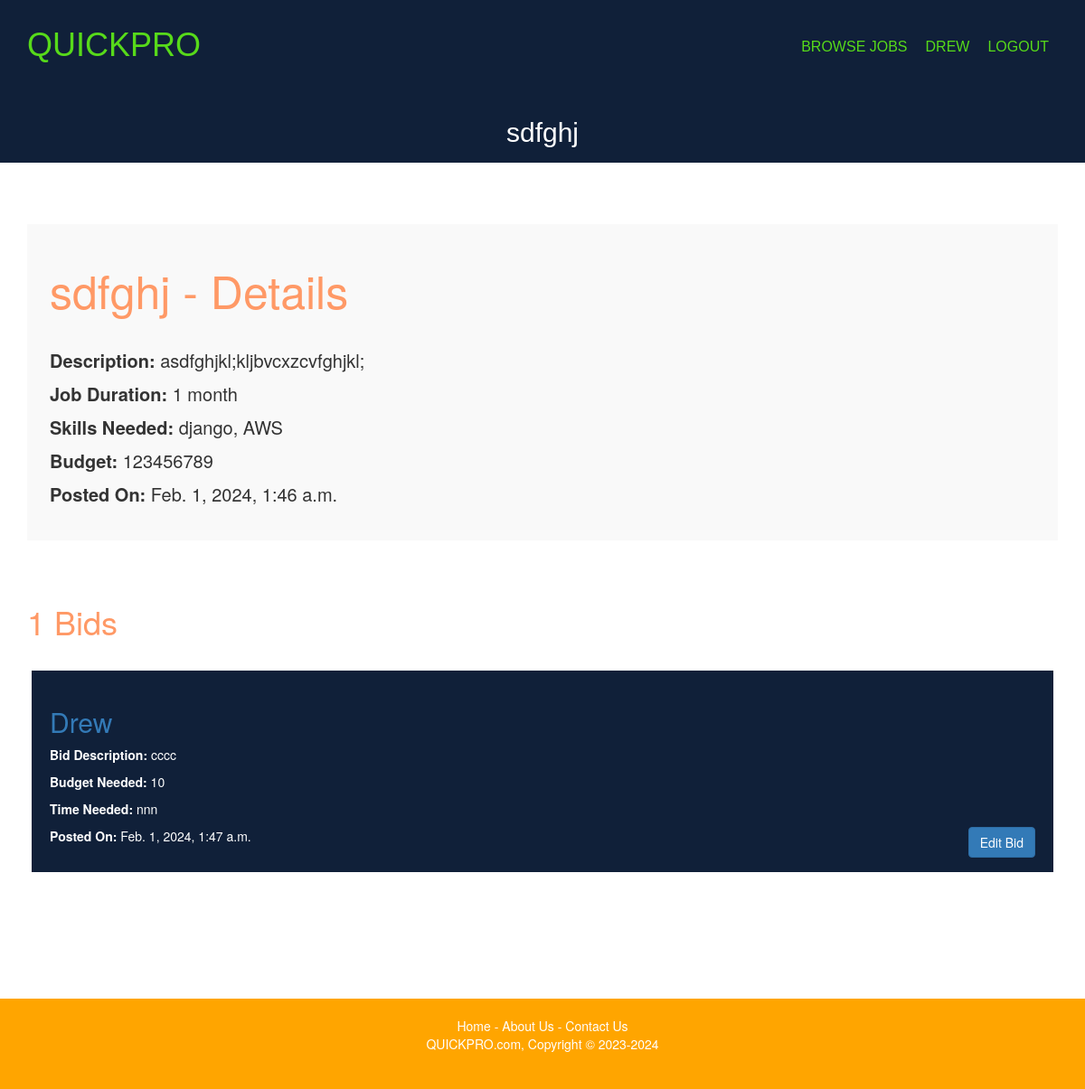
Page /details/job-details/20/ (signed in) on the committed database.
### employee/models.py (models this page shows, shortened)
class This_Job(models.Model):
    user = models.CharField(max_length=120, default='', blank=True, null=True)
    title = models.CharField(max_length=500)
    short_text = models.TextField()
    time = models.CharField(max_length=50)
    skill = models.CharField(max_length=100)
    budget = models.CharField(max_length=50)
    created_date = models.DateTimeField(default=timezone.now)

### freelancer/models.py (models this page shows, shortened)
class Bid(models.Model):
    job = models.ForeignKey(This_Job, default=1, on_delete=models.CASCADE, related_name='bids')
    bid_poster = models.ForeignKey(User, default=1, on_delete=models.CASCADE)
    bid_text = models.TextField()
    bid_time = models.CharField(max_length=50)
    bid_budget = models.CharField(max_length=50)
    bid_posted_time = models.DateTimeField(default=timezone.now)

### details/views.py (the view)
# urls.py: re_path(r'^job-details/(?P<job_id>[0-9]+)/$', views.job_details, name='job_details'),
@login_required
def job_details(request, job_id):
    job = get_object_or_404(This_Job, pk=job_id)
    user = User.objects.all()
    name = request.user
    all_bids = Bid.objects.all()
    emp_all = ProfileEmp.objects.all()
    free_all = ProfileFree.objects.all()
    for emp in emp_all:
        if name == emp.user:
            emp_user = True
            break
        else:
            emp_user = False
    for free in free_all:
        if name == free.user:
            free_user = True
            break
        else:
            free_user = False
    if request.method == 'POST':
        form = Bid_Form(request.POST)
        if form.is_valid():
            bid = form.save(commit=False)
            bid.bid_poster = name
            bid.job = job
            bid.save()
            return HttpResponseRedirect(request.path_info)
    else:
        form = Bid_Form()
    count_bid = 0
    bid_limit = False  # Initialize bid_limit with a default value
    for bid in all_bids:
        if job == bid.job:
            count_bid = count_bid+1
    for bid in all_bids:
        if job == bid.job and name == bid.bid_poster:
            bid_limit = True
            break
        else:
            bid_limit = False
    context = {
        'form': form,
        'user': user,
        'job': job,
        'name': name,
        'all_bids': all_bids,
        'count_bid': count_bid,
        'bid_limit': bid_limit,
        'emp_user': emp_user,
        'free_user': free_user,
    }
    return render(request, 'details/job_details.html', context)

### details/templates/details/job_details.html (shortened to what this page needs)
{% extends 'details/base_details.html' %}
{% block body %}
<div class="container">
  <div id="contact">
    <h1>{{ job.title }} - Details</h1>
    <h4><b>Description: </b>{{ job.short_text }}</h4>
    <h4><b>Job Duration: </b>{{ job.time }}</h4>
    <h4><b>Skills Needed: </b>{{ job.skill }}</h4>
    <h4><b>Budget: </b>{{ job.budget }}</h4>
    <h4><b>Posted On: </b>{{ job.created_date }}</h4>
  </div>
</div>
<div class="box-border">
  <h1 style="color: #F96; margin-bottom: -40px;">{{ count_bid }} Bids</h1>
  <section id="main">
    <article id="main-col">
      <ul>
        {% for bid in all_bids %}
          {% if job.id == bid.job.id %}
            <div class="card">
              <div class="card-body">
                <h2><a href="{% url 'freelancer:profile' bid.bid_poster.id %}">{{ bid.bid_poster }}</a></h2>
                <p><b>Bid Description:</b> {{ bid.bid_text }}</p>
                <p><b>Budget Needed: </b>{{ bid.bid_budget }}</p>
                <p><b>Time Needed:</b>  {{ bid.bid_time }}<p>
                {% if name.is_authenticated and name == bid.bid_poster %}
                  <a href="{% url 'details:edit_bid' bid.id %}" class="btn btn-primary" style="float:right;">Edit Bid</a>
                {% endif %}
                <p><b>Posted On:</b>  {{ bid.bid_posted_time }}<p>
              </div>
            </div>
          {% endif %}
        {% endfor %}
      </ul>
    </article>
  </section>
</div>
{% endblock %}

### details/templates/details/base_details.html (shortened to what this page needs)
<!DOCTYPE html>
<html lang="en">
  <head>
    {% load static %}
    <link rel="stylesheet" type="text/css" href="{% static 'employee/css/style.css' %}">
    <link rel="stylesheet" type="text/css" href="{% static 'details/css/contact_us_style.css' %}">
    <link rel="stylesheet" href="https://maxcdn.bootstrapcdn.com/bootstrap/3.3.6/css/bootstrap.min.css">
  </head>
  <body>
        <header>
          <div class="container">
            <div id="branding">
              <span class="highlight"><a href="/"><h1>QUICKPRO</h1></a></span>
            </div>
            <nav>
              {% if name.is_authenticated and emp_user == True and free_user == False %}
                <ul>
                  <li><a href="{% url 'scraper:aroundtheweb' %}">Around The Web</a></li>
                  <li><a href="{% url 'employee:e_home' %}">Browse Jobs</a></li>
                  <li><a href="{% url 'employee:add_job' %}">Post a Job</a></li>
                  <li><a href="{% url 'employee:profile' name.id %}">{{ name.username }}</a></li>
                  <li><a href="{% url 'accounts:logout' %}">Logout</a></li>
                </ul>
              {% elif name.is_authenticated and free_user == True and emp_user == False %}
                <ul>
                  <li><a href="{% url 'freelancer:f_home' %}">Browse Jobs</a></li>
                  <li><a href="{% url 'freelancer:profile' name.id %}">{{ name.username }}</a></li>
                  <li><a href="{% url 'accounts:logout' %}">Logout</a></li>
                </ul>
              {% endif %}
            </nav>
          </div>
        </header>
        <section id="aboutshowcase">
          <div class="container">
            <h1>{{ job.title }}</h1>
          </div>
        </section>
        {% block body %}
        {% endblock %}
        <footer style="margin-top:30px;" id="foot">
          <a style="text-decoration-line: none; color:white;" href="{% url 'appMarketplace:index' %}">Home</a> - <a  style="text-decoration-line: none; color:white;" href="{% url 'appMarketplace:about' %}">About Us</a> - <a style="text-decoration-line: none; color:white;" href="{% url 'appMarketplace:contact_us' %}">Contact Us</a>
          <p>QUICKPRO.com, Copyright &copy; 2023-2024</p>
        </footer>
  </body>
</html>

### employee/static/employee/css/style.css (style rules this page uses)
body { font-family: Arial, Helvetica, sans-serif; font-size: 15px; line-height: 1.5; padding: 0; margin: 0; background-color: #f4f4f4; }
html, body { height: 100%; }
#main { overflow: auto; padding-bottom: 100px; padding-top: 70px; }
#foot { position: relative; height: 100px; margin-top: -100px; clear: both; }
.box-border { width: 95%; margin: auto; }
.card { margin: 5px; padding: 20px; color:white; background-color: #102039; }
.container { width: 80%; margin: auto; overflow: hidden; }
ul { margin: 0; padding: 0; }
header { background-color: #102039; font-family: Mulish, sans-serif; -webkit-font-smoothing: antialiased; font-size: 1rem; font-weight: 400; line-height: 1.5; -webkit-text-size-adjust: 100%; -webkit-tap-highlight-color: transparent; color: white; padding-top: 30px; min-height: 10px; }
header a { color: rgb(87, 218, 26); text-decoration: none; text-transform: uppercase; font-size: 16px; }
header li { float: left; display: inline; padding: 0 10px 0 10px; }
header #branding { float: left; }
header #branding h1 { margin: 0; padding-bottom: 10px; }
header nav { float: right; margin-top: 10px; padding-bottom: 10px; }
header .highlight, header .current a { color: orange; font-weight: bold; }
#aboutshowcase { min-height: 100px; background-color: #102039; text-align: center; color:white; font-size: 35px; font-weight: 500; font-family: Poppins, sans-serif; line-height: 1.5; margin-bottom: 18px; }
#aboutshowcase h1 { margin-top: 50px; font-size: 30px; margin-bottom: 10px; }
article#main-col { float: center; width: 100%; }
footer { padding: 20px; margin-top: 20px; color: white; background-color: orange; text-align: center; }

### details/static/details/css/contact_us_style.css (style rules this page uses)
* { margin:0; padding:0; box-sizing:border-box; -webkit-box-sizing:border-box; -moz-box-sizing:border-box; -webkit-font-smoothing:antialiased; -moz-font-smoothing:antialiased; -o-font-smoothing:antialiased; font-smoothing:antialiased; text-rendering:optimizeLegibility; }
body { font-family:"Open Sans", Helvetica, Arial, sans-serif; font-weight:300; font-size: 12px; line-height:30px; color:#777; background:#0CF; }
.container { width:30%; margin:0 auto; position:relative; }
#contact { background:#F9F9F9; padding:25px; margin:50px 0; }
#contact h1 { color: #F96; display: block; font-size: 50px; font-weight: 400; padding-bottom: 30px; }
#contact h4 { margin:5px 0 15px; display:block; font-size:20px; }

### rows in the picture
This_Job: title "sdfghj", short_text "asdfghjkl;kljbvcxzcvfghjkl;", time "1 month", skill "django, AWS", budget "123456789", created_date "Feb. 1, 2024, 1:46 a.m."
Bid: bid_poster "Drew", bid_text "cccc", bid_budget "10", bid_time "nnn", shows "Edit Bid", bid_posted_time "Feb. 1, 2024, 1:47 a.m."

### other values in the picture
{{ name.username }} "DREW"
{{ count_bid }} "1"
